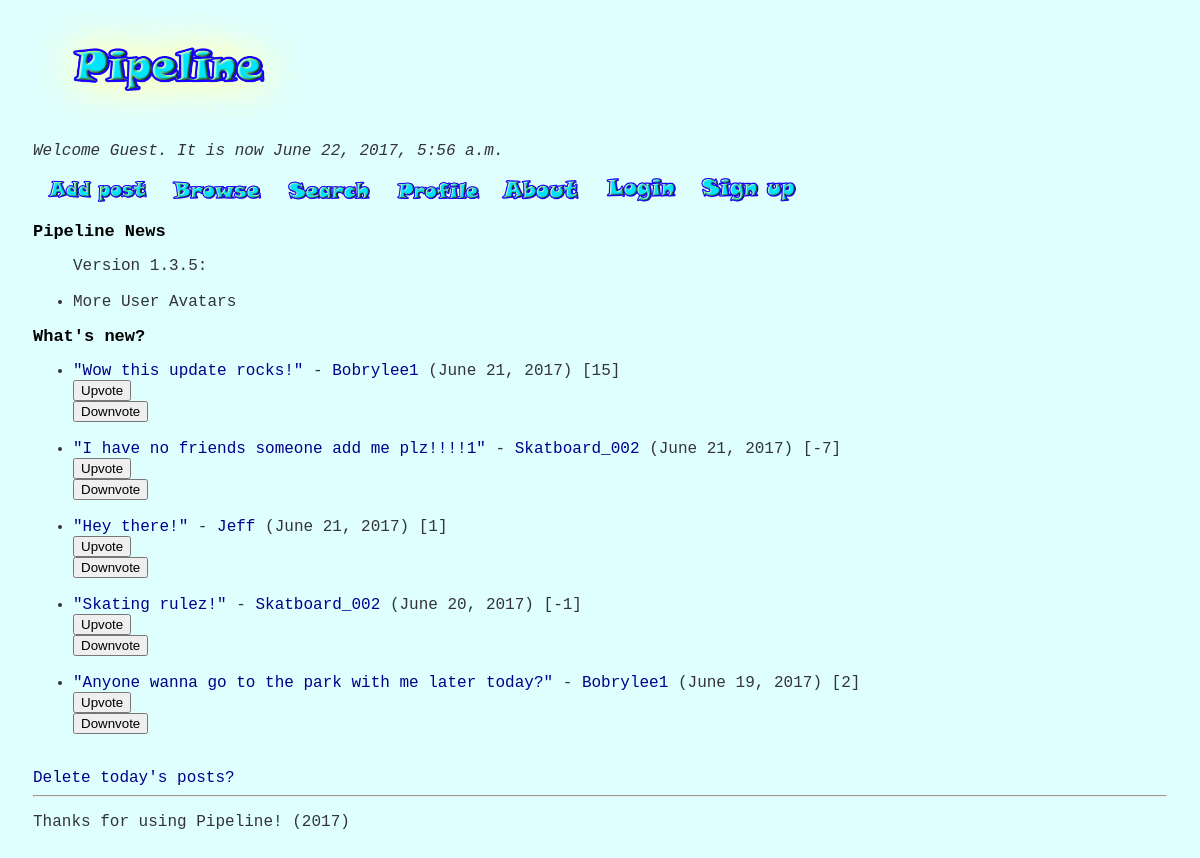
Before: / with the older database file.
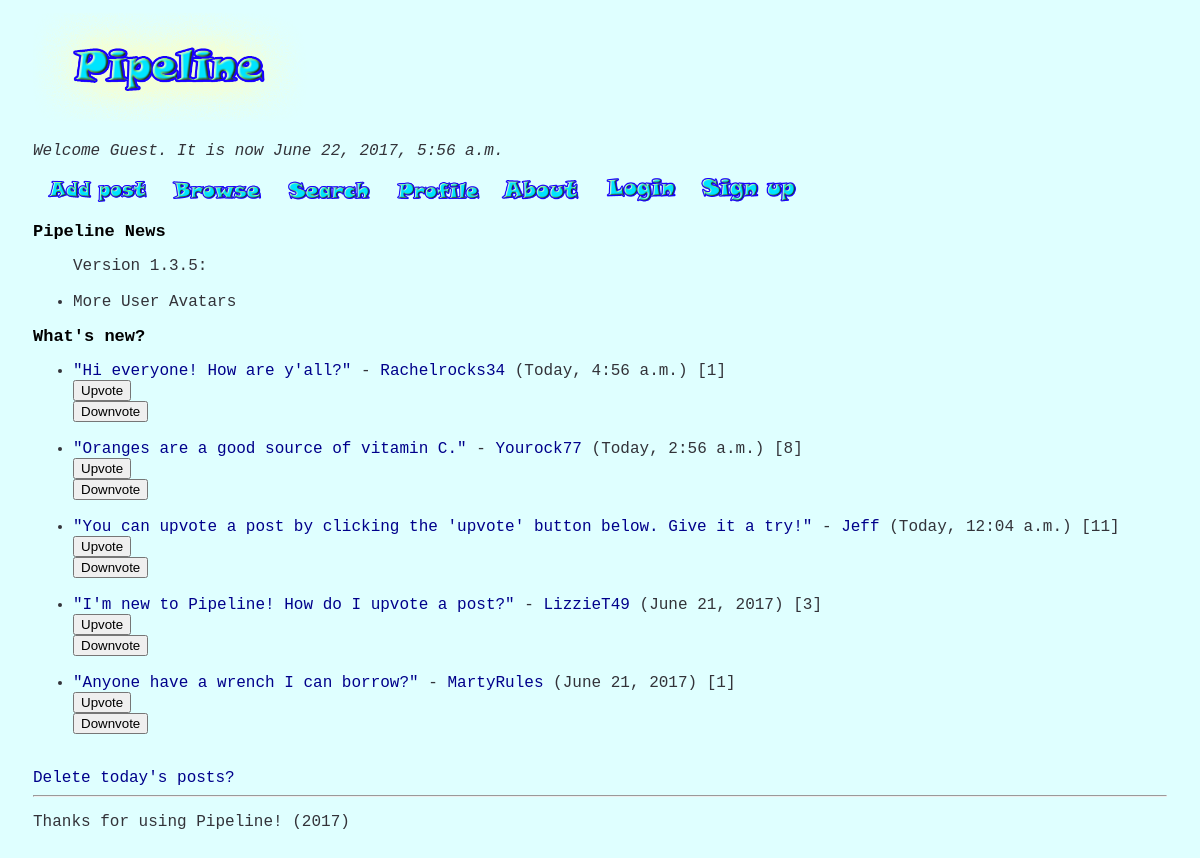
After: the same page with the newer database file.
### posts/models.py (models this page shows, shortened)
class Post(models.Model):
    message = models.CharField(max_length=100)
    post_date = models.DateTimeField()
    user = models.ForeignKey(User, null = True, blank = True)
    votes = models.IntegerField()

### pipeline/views.py (the view)
# urls.py: url(r'^$', homepage),
def homepage(request):
    first_name = 'guest'
    now = datetime.datetime.now()
    posts = sort_posts_recent(Post.objects.all())
    posts = posts[0:5]             #Cuts list of posts short for homepage
    if request.user.username:
        username = request.user.username
        first_name = request.user.first_name
    else:
        username = 'guest'
    return render(request, 'homepage.html', {'current_date': now, 'posts': posts, 'username': username, 'first_name': first_name})

### pipeline/views.py (called while the page is built)
def sort_posts_recent(posts_data):
    post_tuples = [(single_post.post_date, single_post) for single_post in posts_data]
    sorted_posts = [item[1] for item in sorted(post_tuples, key=lambda tup: tup[0], reverse=True)]
    return sorted_posts

### templates/homepage.html (shortened to what this page needs)
{% extends "base.html" %}
{% block content %}
<p><i>Welcome {{ first_name | capfirst }}. It is now {{ current_date }}</i></p>
{% load static %}
<a href = "addpost"><img src = "{% static 'pipeline/add_post.png' %}" alt = "Add Post" width = "130px" ></a>
<a href = "browse/new"><img src = "{% static 'pipeline/browse.png' %}" alt = "Browse" width = "100px" ></a> &nbsp;
<a href = "search"><img src = "{% static 'pipeline/search_term.png' %}" alt = "Search" width = "100px" ></a> &nbsp;
{% if user.username %}
<a href = "profile/{{request.user.id}}"><img src = "{% static 'pipeline/profile.png' %}" alt = "Profile" width = "95px" ></a> &nbsp;
{% else %}
<a href = "profile/0"><img src = "{% static 'pipeline/profile.png' %}" alt = "Profile" width = "95px" ></a> &nbsp;
{% endif %}
<a href = "about"><img src = "{% static 'pipeline/about.png' %}" alt = "About" width = "85px" ></a> &nbsp;&nbsp;
{% if username == 'guest' %}
<a href = "login"><img src = "{% static 'pipeline/login.png' %}" alt = "Login" width = "85px" ></a> &nbsp;
<a href = "signup"><img src = "{% static 'pipeline/signup.png' %}" alt = "Sign Up" width = "105px" ></a> &nbsp;
{% endif %}
<h2>Pipeline News</h2>
<ul>Version 1.3.5:
    <li>More User Avatars</li>
</ul>
<h2>What's new?</h2>
<ul>
	{% for post in posts %}
	<li><a href = "/post/{{post.id}}/0">"{{ post.message }}"</a> - <a href = "/profile/{{post.user.id}}">{{ post.user.username | capfirst }}</a> {% if post.post_date.date == current_date.date %}(Today, {{ post.post_date.time }}){% else %}({{ post.post_date.date }}){% endif %} [{{ post.votes }}]</li>
<form action="/post/{{post.id}}/1" method="get">
	<input type="submit" value="Upvote">
</form>
<form action="/post/{{post.id}}/2" method="get">
	<input type="submit" value="Downvote">
</form>
{% endfor %}
</ul>
<a href = "delete">Delete today's posts?</a></br>
{% endblock %}

Changed rows visible on the page:
no longer on this page (row unchanged): Post: message "Wow this update rocks!", user.username "Bobrylee1", post_date "June 21, 2017", votes "15"
no longer on this page (row unchanged): Post: message "I have no friends someone add me plz!!!!1", user.username "Skatboard_002", post_date "June 21, 2017", votes "-7"
no longer on this page (row unchanged): Post: message "Hey there!", user.username "Jeff", post_date "June 21, 2017", votes "1"
no longer on this page (row unchanged): Post: message "Skating rulez!", user.username "Skatboard_002", post_date "June 20, 2017", votes "-1"
no longer on this page (row unchanged): Post: message "Anyone wanna go to the park with me later today?", user.username "Bobrylee1", post_date "June 19, 2017", votes "2"
added Post: message "Hi everyone! How are y'all?", user.username "Rachelrocks34", post_date.time "4:56 a.m.", votes "1"
added Post: message "Oranges are a good source of vitamin C.", user.username "Yourock77", post_date.time "2:56 a.m.", votes "8"
added Post: message "You can upvote a post by clicking the 'upvote' button below. Give it a try!", user.username "Jeff", post_date.time "12:04 a.m.", votes "11"
added Post: message "I'm new to Pipeline! How do I upvote a post?", user.username "LizzieT49", post_date "June 21, 2017", votes "3"
added Post: message "Anyone have a wrench I can borrow?", user.username "MartyRules", post_date "June 21, 2017", votes "1"
